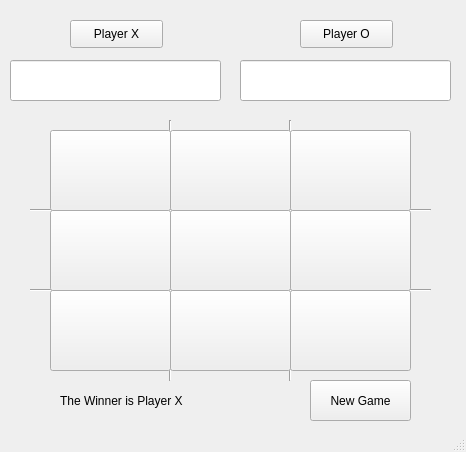
<?xml version="1.0" encoding="UTF-8"?>
<ui version="4.0">
 <class>TicTacToe</class>
 <widget class="QMainWindow" name="TicTacToe">
  <property name="geometry">
   <rect>
    <x>0</x>
    <y>0</y>
    <width>466</width>
    <height>452</height>
   </rect>
  </property>
  <property name="windowTitle">
   <string>TicTacToe</string>
  </property>
  <widget class="QWidget" name="centralwidget">
   <widget class="QPushButton" name="pushButton">
    <property name="geometry">
     <rect>
      <x>70</x>
      <y>20</y>
      <width>93</width>
      <height>28</height>
     </rect>
    </property>
    <property name="text">
     <string>Player X</string>
    </property>
   </widget>
   <widget class="QPushButton" name="pushButton_2">
    <property name="geometry">
     <rect>
      <x>300</x>
      <y>20</y>
      <width>93</width>
      <height>28</height>
     </rect>
    </property>
    <property name="text">
     <string>Player O</string>
    </property>
   </widget>
   <widget class="Line" name="line">
    <property name="geometry">
     <rect>
      <x>160</x>
      <y>120</y>
      <width>21</width>
      <height>261</height>
     </rect>
    </property>
    <property name="orientation">
     <enum>Qt::Vertical</enum>
    </property>
   </widget>
   <widget class="Line" name="line_2">
    <property name="geometry">
     <rect>
      <x>280</x>
      <y>120</y>
      <width>21</width>
      <height>261</height>
     </rect>
    </property>
    <property name="orientation">
     <enum>Qt::Vertical</enum>
    </property>
   </widget>
   <widget class="Line" name="line_3">
    <property name="geometry">
     <rect>
      <x>30</x>
      <y>200</y>
      <width>401</width>
      <height>20</height>
     </rect>
    </property>
    <property name="orientation">
     <enum>Qt::Horizontal</enum>
    </property>
   </widget>
   <widget class="Line" name="line_4">
    <property name="geometry">
     <rect>
      <x>30</x>
      <y>280</y>
      <width>401</width>
      <height>20</height>
     </rect>
    </property>
    <property name="orientation">
     <enum>Qt::Horizontal</enum>
    </property>
   </widget>
   <widget class="QPushButton" name="pushButton_3">
    <property name="geometry">
     <rect>
      <x>50</x>
      <y>130</y>
      <width>121</width>
      <height>81</height>
     </rect>
    </property>
    <property name="text">
     <string/>
    </property>
   </widget>
   <widget class="QPushButton" name="pushButton_4">
    <property name="geometry">
     <rect>
      <x>170</x>
      <y>130</y>
      <width>121</width>
      <height>81</height>
     </rect>
    </property>
    <property name="text">
     <string/>
    </property>
   </widget>
   <widget class="QPushButton" name="pushButton_5">
    <property name="geometry">
     <rect>
      <x>290</x>
      <y>130</y>
      <width>121</width>
      <height>81</height>
     </rect>
    </property>
    <property name="text">
     <string/>
    </property>
   </widget>
   <widget class="QPushButton" name="pushButton_6">
    <property name="geometry">
     <rect>
      <x>50</x>
      <y>210</y>
      <width>121</width>
      <height>81</height>
     </rect>
    </property>
    <property name="text">
     <string/>
    </property>
   </widget>
   <widget class="QPushButton" name="pushButton_7">
    <property name="geometry">
     <rect>
      <x>170</x>
      <y>210</y>
      <width>121</width>
      <height>81</height>
     </rect>
    </property>
    <property name="text">
     <string/>
    </property>
   </widget>
   <widget class="QPushButton" name="pushButton_8">
    <property name="geometry">
     <rect>
      <x>290</x>
      <y>210</y>
      <width>121</width>
      <height>81</height>
     </rect>
    </property>
    <property name="text">
     <string/>
    </property>
   </widget>
   <widget class="QPushButton" name="pushButton_9">
    <property name="geometry">
     <rect>
      <x>50</x>
      <y>290</y>
      <width>121</width>
      <height>81</height>
     </rect>
    </property>
    <property name="text">
     <string/>
    </property>
   </widget>
   <widget class="QPushButton" name="pushButton_10">
    <property name="geometry">
     <rect>
      <x>170</x>
      <y>290</y>
      <width>121</width>
      <height>81</height>
     </rect>
    </property>
    <property name="text">
     <string/>
    </property>
   </widget>
   <widget class="QPushButton" name="pushButton_11">
    <property name="geometry">
     <rect>
      <x>290</x>
      <y>290</y>
      <width>121</width>
      <height>81</height>
     </rect>
    </property>
    <property name="text">
     <string/>
    </property>
   </widget>
   <widget class="QLineEdit" name="player1">
    <property name="geometry">
     <rect>
      <x>10</x>
      <y>60</y>
      <width>211</width>
      <height>41</height>
     </rect>
    </property>
   </widget>
   <widget class="QLineEdit" name="player2">
    <property name="geometry">
     <rect>
      <x>240</x>
      <y>60</y>
      <width>211</width>
      <height>41</height>
     </rect>
    </property>
   </widget>
   <widget class="QPushButton" name="pushButton_12">
    <property name="geometry">
     <rect>
      <x>310</x>
      <y>380</y>
      <width>101</width>
      <height>41</height>
     </rect>
    </property>
    <property name="text">
     <string>New Game</string>
    </property>
   </widget>
   <widget class="QLabel" name="label">
    <property name="geometry">
     <rect>
      <x>60</x>
      <y>390</y>
      <width>231</width>
      <height>21</height>
     </rect>
    </property>
    <property name="text">
     <string>The Winner is Player X</string>
    </property>
   </widget>
  </widget>
  <widget class="QStatusBar" name="statusbar"/>
 </widget>
 <resources/>
 <connections/>
</ui>
